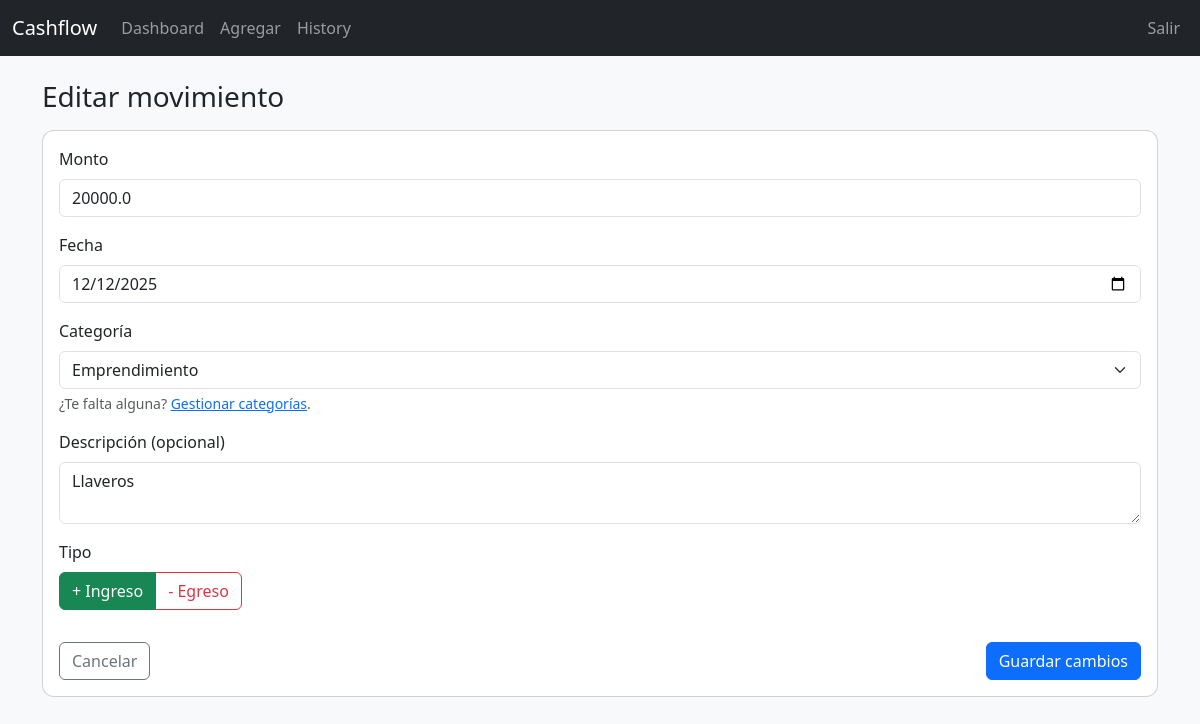
/transactions/19/edit (signed in), run on the app's committed database.
### tables this page shows
CREATE TABLE transactions (
    id INTEGER PRIMARY KEY AUTOINCREMENT,
    user_id INTEGER NOT NULL,
    category_id INTEGER NOT NULL,
    amount REAL NOT NULL,
    type TEXT NOT NULL CHECK (type IN ('income', 'expense')),
    description TEXT,
    date TEXT NOT NULL,
    created_at TEXT DEFAULT CURRENT_TIMESTAMP,
    FOREIGN KEY (user_id) REFERENCES users(id),
    FOREIGN KEY (category_id) REFERENCES categories(id)
);

CREATE TABLE categories (
    id INTEGER PRIMARY KEY AUTOINCREMENT,
    user_id INTEGER NOT NULL,
    name TEXT NOT NULL,
    UNIQUE (user_id, name),
    FOREIGN KEY (user_id) REFERENCES users(id)
);

### views.py (the view, shortened to what this page needs)
@views_bp.route("/transactions/<int:tx_id>/edit", methods=["GET", "POST"])
def edit_transaction(tx_id):
    user_id = session.get("user_id")
    if not user_id:
        return redirect(url_for("auth.login"))
    db = get_db()
    tx = db.execute(
        """
        SELECT id, user_id, category_id, amount, type, description, date
        FROM transactions
        WHERE id = ? AND user_id = ?
        """,
        (tx_id, user_id),
    ).fetchone()
    if not tx:
        return redirect(url_for("views.index"))
    categories = db.execute(
        "SELECT id, name FROM categories WHERE user_id = ? ORDER BY name",
        (user_id,),
    ).fetchall()
    return render_template("edit.html", tx=tx, categories=categories)

### db.py (called while the page is built)
def get_db():
    if "db" not in g:
        conn = sqlite3.connect(DATABASE)
        conn.row_factory = sqlite3.Row
        g.db = conn
    return g.db

### templates/edit.html (shortened to what this page needs)
{% extends "layout.html" %}
{% block content %}
<h1 class="h3 mb-3">Editar movimiento</h1>
<form method="post" class="card p-3">
  <div class="mb-3">
    <label for="amount" class="form-label">Monto</label>
    <input
      type="number"
      step="0.01"
      class="form-control"
      id="amount"
      name="amount"
      required
      min="0.01"
      placeholder="Ej: 15000.00"
      value="{{ tx['amount'] }}"
    >
  </div>
  <div class="mb-3">
    <label for="date" class="form-label">Fecha</label>
    <input
      type="date"
      class="form-control"
      id="date"
      name="date"
      required
      value="{{ tx['date'] }}"
    >
  </div>
  <div class="mb-3">
    <label for="category_id" class="form-label">Categoría</label>
    <select
      class="form-select"
      id="category_id"
      name="category_id"
      required
    >
      {% for cat in categories %}
        <option
          value="{{ cat['id'] }}"
          {% if cat['id'] == tx['category_id'] %}selected{% endif %}
        >
          {{ cat["name"] }}
        </option>
      {% endfor %}
    </select>
    <div class="form-text">
      ¿Te falta alguna? <a href="{{ url_for('views.categories') }}">Gestionar categorías</a>.
    </div>
  </div>
  <div class="mb-3">
    <label for="description" class="form-label">Descripción (opcional)</label>
    <textarea
      class="form-control"
      id="description"
      name="description"
      rows="2"
      placeholder="Ej: sueldo, alquiler, supermercado..."
    >{{ tx['description'] }}</textarea>
  </div>
  <div class="mb-3">
    <label class="form-label d-block">Tipo</label>
    <div class="btn-group" role="group" aria-label="Tipo de movimiento">
      <label class="btn btn-outline-success" for="type_income">
        + Ingreso
      </label>
      <label class="btn btn-outline-danger" for="type_expense">
        - Egreso
      </label>
    </div>
  </div>
  <div class="d-flex justify-content-between mt-3">
    <a href="{{ url_for('views.index') }}" class="btn btn-outline-secondary">
      Cancelar
    </a>
    <button type="submit" class="btn btn-primary">
      Guardar cambios
    </button>
  </div>
</form>
{% endblock %}

### static/css/styles.css (style rules this page uses)
body { font-family: system-ui, -apple-system, BlinkMacSystemFont, "Segoe UI", sans-serif; }
.card { border-radius: 0.75rem; }

### data on the page
transactions: amount "20000.0", date "12/12/2025", category_id "Emprendimiento", description "Llaveros"
